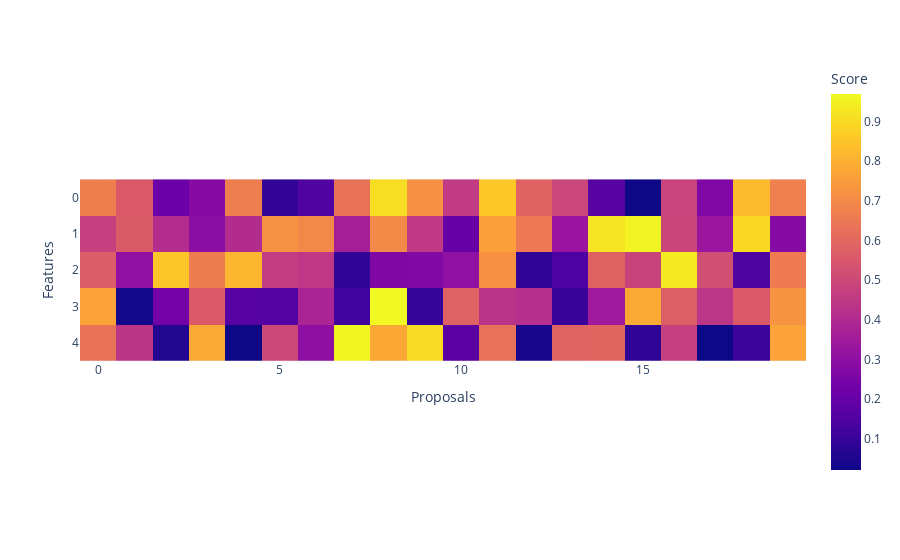

The cell this chart's notebook holds for it:
### Code cell
proposal_fig = px.imshow(
    proposal_matrix,
    labels={"x": "Proposals", "y": "Features", "color": "Score"},
)
proposal_fig.show()

### Figure 1 — Plotly figure (JSON) as saved in the notebook; plotly's stock layout.template omitted (floating-point values rounded to 4 significant figures)
{"data": [{"coloraxis": "coloraxis", "hovertemplate": "Proposals: %{x}<br>Features: %{y}<br>Score: %{z}<extra></extra>", "name": "0", "type": "heatmap", "xaxis": "x", "yaxis": "y", "z": [[0.6684, 0.5536, 0.2146, 0.2814, 0.6643, 0.09005, 0.1523, 0.6303, 0.9086, 0.7169, 0.4558, 0.8566, 0.5841, 0.494, 0.1706, 0.0228, 0.4867, 0.267, 0.8263, 0.6722], [0.4711, 0.5592, 0.4085, 0.2936, 0.4064, 0.7224, 0.6963, 0.3618, 0.6997, 0.4494, 0.2024, 0.7585, 0.6498, 0.3299, 0.9251, 0.9586, 0.4907, 0.3316, 0.8962, 0.2812], [0.5652, 0.304, 0.8534, 0.6619, 0.814, 0.4619, 0.4462, 0.08765, 0.2659, 0.2722, 0.306, 0.7195, 0.08444, 0.1445, 0.5811, 0.4823, 0.9378, 0.5207, 0.1402, 0.6594], [0.765, 0.03082, 0.2339, 0.557, 0.167, 0.1613, 0.381, 0.118, 0.9692, 0.09639, 0.5792, 0.4321, 0.4158, 0.1034, 0.3469, 0.7827, 0.5717, 0.4389, 0.554, 0.727], [0.6347, 0.4367, 0.0583, 0.7839, 0.02271, 0.501, 0.3015, 0.9619, 0.7788, 0.9026, 0.1768, 0.6273, 0.04161, 0.5876, 0.5909, 0.08273, 0.4735, 0.02161, 0.1086, 0.7686]]}], "layout": {"coloraxis": {"colorbar": {"title": {"text": "Score"}}, "colorscale": [[0, "#0d0887"], [0.1111, "#46039f"], [0.2222, "#7201a8"], [0.3333, "#9c179e"], [0.4444, "#bd3786"], [0.5556, "#d8576b"], [0.6667, "#ed7953"], [0.7778, "#fb9f3a"], [0.8889, "#fdca26"], [1, "#f0f921"]]}, "margin": {"t": 60}, "xaxis": {"anchor": "y", "constrain": "domain", "domain": [0, 1], "scaleanchor": "y", "title": {"text": "Proposals"}}, "yaxis": {"anchor": "x", "autorange": "reversed", "constrain": "domain", "domain": [0, 1], "title": {"text": "Features"}}}}
